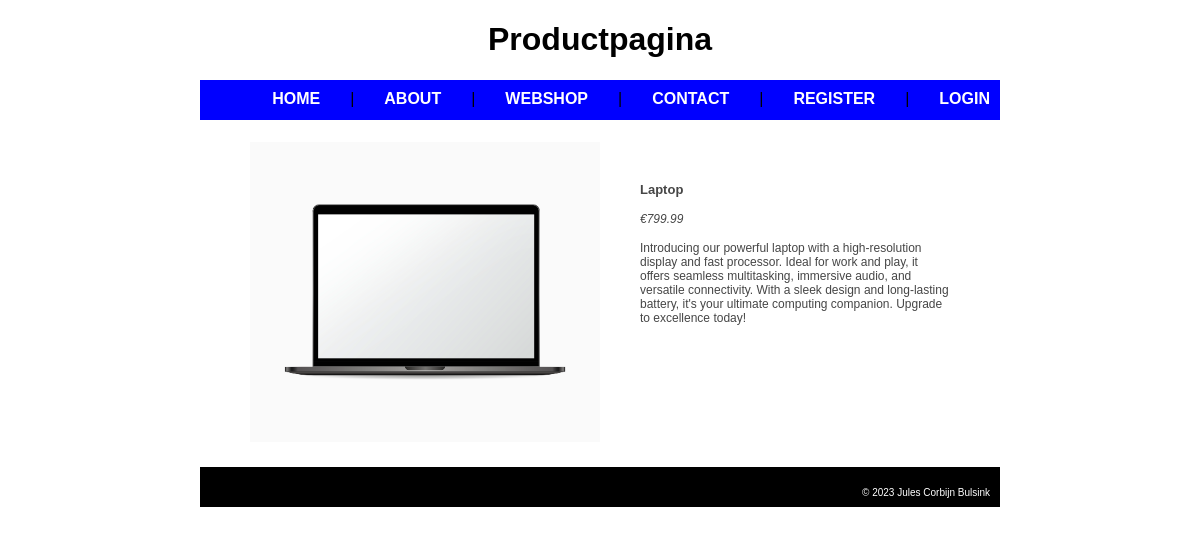
Page /index.php?page=productpage3 on the committed database.
### tables this page shows
CREATE TABLE `products` (
  `id` int(6) UNSIGNED NOT NULL,
  `name` varchar(50) NOT NULL,
  `description` text NOT NULL,
  `price` float NOT NULL,
  `filenameimage` varchar(100) NOT NULL
);

### mysqlconnect.php (called while the page is built, shortened)
<?php
function connectDatabase() {
    $servername = "localhost";
    $username = "WebShopUser";
    $password = "1234";
    $dbname = "corbijns_webshop";
    $conn = mysqli_connect($servername, $username, $password, $dbname);
    return $conn;
}
function getProduct($id) {
    $conn = connectDatabase();
    try {
        $sql = "SELECT * FROM products WHERE id = '$id'";
        $result = mysqli_query($conn, $sql);
        if (mysqli_num_rows($result)) {
            $product = mysqli_fetch_assoc($result);
        }
        return $product;
    } finally {
        mysqli_close($conn);
    }
}
?>

### productpage.php (the view, shortened to what this page needs)
<?php
function showProductPageHeader() {
    echo 'Productpagina';
}
function showProductPageContent($data) {
    extract($data['product']);
    echo '
    <ul class="product">
        <div class="productimage">
            <li><img src="images/' . $filenameimage . '"</li>
        </div>
        <div class="productinfo">
            <li class="productname">' . $name . '</li>
            <li class="price">€' . $price . '</li>
            <li class="description">' . $description . '</li>
        </div>
    </ul>';
}
?>

### CSS/style.css (style rules this page uses)
* { box-sizing: border-box; }
body { display: flex; justify-content: center; align-items: center; margin: 0px; font-family: Arial, Helvetica, sans-serif; }
div.productinfo { display: flex; flex-direction: column; padding: 40px; gap: 15px; align-items:self-start; }
ul.product { display: flex; list-style-type: none; }
ul.product > div.productimage > li > img { width: 350px; height: 300px; }
li.productname { font-size: 13px; font-weight: bold; }
li.price { font-style: italic; }

### rows in the picture
products: filenameimage (picture), name "Laptop", price "799.99", description "Introducing our powerful laptop with a high-resolution display and fast processor. Ideal for work and play, it offers seamless multitasking, immersive audio, and versatile connectivity. With a sleek design and long-lasting battery, it's your ultimate computing companion. Upgrade to excellence today!"

### other values in the picture
$text "HOME ABOUT WEBSHOP CONTACT REGISTER LOGIN"
